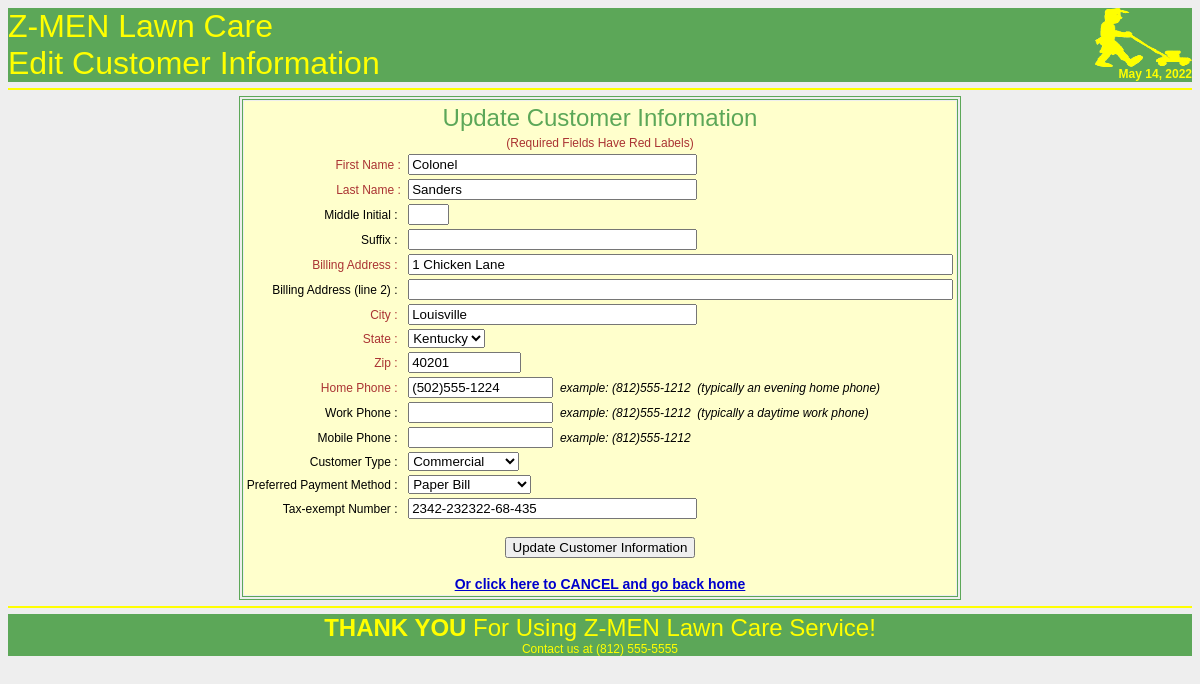
/site/php/customer_edit_form.php (signed in), run on the app's committed database.
### tables this page shows
CREATE TABLE `customer` (
  `cust_id` mediumint(8) UNSIGNED NOT NULL AUTO_INCREMENT,
  `ctype_id` tinyint(3) UNSIGNED DEFAULT '0',
  `cust_lname` varchar(32) DEFAULT NULL,
  `cust_fname` varchar(32) DEFAULT NULL,
  `cust_minitial` char(1) DEFAULT NULL,
  `cust_suffix` varchar(32) DEFAULT NULL,
  `cust_address1` varchar(64) DEFAULT NULL,
  `cust_address2` varchar(64) DEFAULT NULL,
  `cust_city` varchar(32) DEFAULT NULL,
  `cust_state` char(2) DEFAULT NULL,
  `cust_zip` varchar(10) DEFAULT NULL,
  `cust_wphone` varchar(14) DEFAULT NULL,
  `cust_hphone` varchar(14) DEFAULT NULL,
  `cust_mphone` varchar(14) DEFAULT NULL,
  `paym_id` tinyint(3) UNSIGNED DEFAULT '0',
  `cust_tax_id` varchar(32) DEFAULT NULL,
  `cust_lastupd` timestamp NOT NULL DEFAULT CURRENT_TIMESTAMP ON UPDATE CURRENT_TIMESTAMP,
  `admin_id` mediumint(8) UNSIGNED DEFAULT '0',
  `cust_created` datetime DEFAULT NULL,
  PRIMARY KEY (`cust_id`),
  KEY `customer_ctype` TYPE BTREE (`ctype_id`),
  KEY `customer_paym` TYPE BTREE (`paym_id`),
  KEY `customer_admin` TYPE BTREE (`admin_id`),
  CONSTRAINT `FK_customer_1` FOREIGN KEY (`ctype_id`) REFERENCES `customer_type` (`ctype_id`) ON DELETE
  SET
    NULL ON UPDATE CASCADE,
    CONSTRAINT `FK_customer_2` FOREIGN KEY (`paym_id`) REFERENCES `pay_method` (`paym_id`) ON DELETE
  SET
    NULL ON UPDATE CASCADE,
    CONSTRAINT `FK_customer_3` FOREIGN KEY (`admin_id`) REFERENCES `admin_user` (`admin_user_id`) ON DELETE
  SET
    NULL ON UPDATE CASCADE
);

CREATE TABLE `customer_type` (
  `ctype_id` tinyint(3) UNSIGNED NOT NULL AUTO_INCREMENT,
  `ctype_type` varchar(32) DEFAULT NULL,
  `ctype_desc` varchar(128) DEFAULT NULL,
  `ctype_lastupd` timestamp NOT NULL DEFAULT CURRENT_TIMESTAMP ON UPDATE CURRENT_TIMESTAMP,
  `ctype_created` datetime DEFAULT NULL,
  PRIMARY KEY (`ctype_id`)
);

CREATE TABLE `pay_method` (
  `paym_id` tinyint(3) UNSIGNED NOT NULL AUTO_INCREMENT,
  `paym_name` varchar(20) DEFAULT NULL,
  `paym_desc` varchar(64) DEFAULT NULL,
  `paym_merchant_num` varchar(64) DEFAULT NULL,
  `paym_lastupd` timestamp NOT NULL DEFAULT CURRENT_TIMESTAMP ON UPDATE CURRENT_TIMESTAMP,
  `paym_created` datetime DEFAULT NULL,
  PRIMARY KEY (`paym_id`)
);

### site/php/fns_database.php (called while the page is built, shortened)
<?php
function dbconnect() {
	$db = mysqli_connect('localhost','zmen_webuser','password','zmendev');
	return $db;
}
?>

### site/php/customer_edit_form.php (the view, shortened to what this page needs)
<?php
require_once 'fns_database.php';
require_once 'fns_display.php';
$customer_online = $_SESSION['user_online_record'];
$query = "SELECT * FROM customer, customer_type, pay_method
							WHERE cust_id = '".$customer_online['cust_id']."'
							AND customer.ctype_id = customer_type.ctype_id
							AND customer.paym_id = pay_method.paym_id
						 ";
		$result = dbconnect()->query($query);
		for ($i=0; $i<$result->num_rows; $i++) $customer = $result->fetch_assoc();
?>
<!DOCTYPE HTML PUBLIC "-//W3C//DTD HTML 4.01 Transitional//EN" "http://www.w3.org/TR/html4/loose.dtd">
<html>
<head>
</head>
<body bgcolor="#EEEEEE">
<table border="0">
<tr>
<table width="100%"  border="0" cellpadding="0" cellspacing="0">
      <tr>
        <td align="center">
          <table width="100%"  border="0" cellpadding="0" cellspacing="0">
            <tr>
              <td align="left" valign="top" class="style3" height="15px" bgcolor="#5ca758"><font color="#FFFF00">Z-MEN Lawn Care<br />Edit Customer Information</font></td>
              <td width="150" align="right" valign="top" height="15px"  bgcolor="#5ca758"><img src="../images/logo_yellow.gif" width="97" height="59"><br />
              <font color="#FFFF00"><b><?php print date("F   d, Y  ") ?></b></font></td>
            </tr>
		</table>
		</td>
	  </tr>
</table>
</tr>
<tr><hr color="#FFFF00"></tr>
<form action="customer_edit.php" method="post" name="customer_edit_form">
<div align="center"><table border="1" bordercolor="#5ca758">
<tr><td align="center">
<table border="0" bordercolorlight="#5ca758" align="center" bgcolor="#FFFFCC">
  <tr>
  	<td colspan="2" align="center"><font size="+2" color="#5ca758">Update Customer Information</font></td>
  </tr>
  <tr>
  	<td colspan="2" align="center" class="required">(Required Fields Have Red Labels)</td>
  </tr>
  <tr>
	<td align="right" class="required">First Name :&nbsp;</td>
	<td align="left"><input type="text" name="cust_fname" maxlength="32" size="33" value="<?php echo $customer['cust_fname']; ?>" /></td>
  </tr>
  <tr>
	<td align="right" class="required">Last Name :&nbsp;</td>
	<td align="left"><input type="text" name="cust_lname" maxlength="32" size="33" value="<?php echo $customer['cust_lname']; ?>" /></td>
  </tr>
  <tr>
	<td align="right">Middle Initial : &nbsp;</td>
	<td align="left"><input type="text" name="cust_minitial" maxlength="1" size="2" value="<?php echo $customer['cust_minitial']; ?>" /></td>
  </tr>
  <tr>
	<td align="right">Suffix : &nbsp;</td>
    <td align="left"><input type="text" name="cust_suffix" maxlength="32" size="33" value="<?php echo $customer['cust_suffix']; ?>" /></td>
  </tr>
  <tr>
	<td align="right" class="required">Billing Address : &nbsp;</td>
	<td align="left"><input type="text" name="cust_address1" maxlength="64" size="65" value="<?php echo $customer['cust_address1']; ?>" /></td>
  </tr>
  <tr>
	<td align="right">Billing Address (line 2) : &nbsp;</td>
	<td align="left"><input type="text" name="cust_address2" maxlength="64" size="65" value="<?php echo $customer['cust_address2']; ?>" /></td>
  </tr>
  <tr>
	<td align="right" class="required">City : &nbsp;</td>
	<td align="left"><input type="text" name="cust_city" maxlength="32" size="33" value="<?php echo $customer['cust_city']; ?>" /></td>
  </tr>
  <tr>
	<td align="right" class="required">State : &nbsp;</td>
	<td align="left"><select name="cust_state">
		<?php
			if ($customer['cust_state']=='IL')	echo '<option value="IL">Illinois</option><option value="IN">Indiana</option><option value="KY">Kentucky</option>';
	   else if ($customer['cust_state']=='IN')	echo '<option value="IN">Indiana</option><option value="IL">Illinois</option><option value="KY">Kentucky</option>';
	   else if ($customer['cust_state']=='KY')	echo '<option value="KY">Kentucky</option><option value="IL">Illinois</option><option value="IN">Indiana</option>';
	   else if ($customer['cust_state']=='')	echo '<option value="">-SELECT-</option><option value="IL">Illinois</option><option value="KY">Kentucky</option><option value="IN">Indiana</option>';
		?>
					</select>
	</td>
  </tr>
  <tr>
	<td align="right" class="required">Zip : &nbsp;</td>
	<td align="left"><input type="text" name="cust_zip" maxlength="10" size="11" value="<?php echo $customer['cust_zip']; ?>" /></td>
  </tr>
  <tr>
	<td align="right" class="required">Home Phone : &nbsp;</td>
	<td align="left"><input type="text" name="cust_hphone" maxlength="14" size="15" value="<?php echo $customer['cust_hphone']; ?>" />
		<span class="example">&nbsp;example: (812)555-1212&nbsp;&nbsp;(typically an evening home phone)</span></td>
  </tr>
  <tr>
	<td align="right">Work Phone : &nbsp;</td>
	<td align="left"><input type="text" name="cust_wphone" maxlength="14" size="15" value="<?php echo $customer['cust_wphone']; ?>" />
		<span class="example">&nbsp;example: (812)555-1212&nbsp;&nbsp;(typically a daytime work phone)</span></td>
  </tr>
  <tr>
	<td align="right">Mobile Phone : &nbsp;</td>
	<td align="left"><input type="text" name="cust_mphone" maxlength="14" size="15" value="<?php echo $customer['cust_mphone']; ?>" />
		<span class="example">&nbsp;example: (812)555-1212</span></td>
  </tr>
  <tr>
	<td align="right">Customer Type : &nbsp;</td>
	<td align="left"><select name="ctype_id">
			<option value="<?php echo $customer['ctype_id']; ?>"><?php echo $customer['ctype_type']; ?></option>
					</select>
	</td>
  </tr>
  <tr>
	<td align="right">Preferred Payment Method : &nbsp; </td>
	<td align="left"><select name="paym_id">
			<option value="<?php echo $customer['paym_id']; ?>"><?php echo $customer['paym_name']; ?></option>
					 </select>
	</td>
  </tr>
  <tr>
	<td align="right">Tax-exempt Number : &nbsp;</td>
	<td align="left"><input type="text" name="cust_tax_id" maxlength="32" size="33" value="<?php echo $customer['cust_tax_id']; ?>" /></td>
  </tr>
  <tr height="12"></tr>
  <tr>
  	<td align="center" colspan="2"><input type="submit" value="Update Customer Information" /></td>
  </tr>
	<tr>
		<td align="center" colspan="2"><br /><a href="../index.php" style="font-weight:bold; font-size:14px; color:#0000CC ">Or click here to CANCEL and go back home</a></td>
	</tr>
</table>
</td></tr>
</table></div>
</form>
<tr><?php display_footer1(); ?></tr>
</table>
</body>
</html>

### site/adminroot/css/admin.css (style rules this page uses)
body { font-family: Arial, Helvetica, sans-serif; font-size:12px; }
.required { color: #AA3333; }
.example { font-style: italic; }

### data on the page
customer: cust_fname "Colonel", cust_lname "Sanders", cust_address1 "1 Chicken Lane", cust_city "Louisville", cust_state "Kentucky", cust_zip "40201", cust_hphone "(502)555-1224", ctype_id "Commercial", paym_id "Paper Bill", cust_tax_id "2342-232322-68-435"
